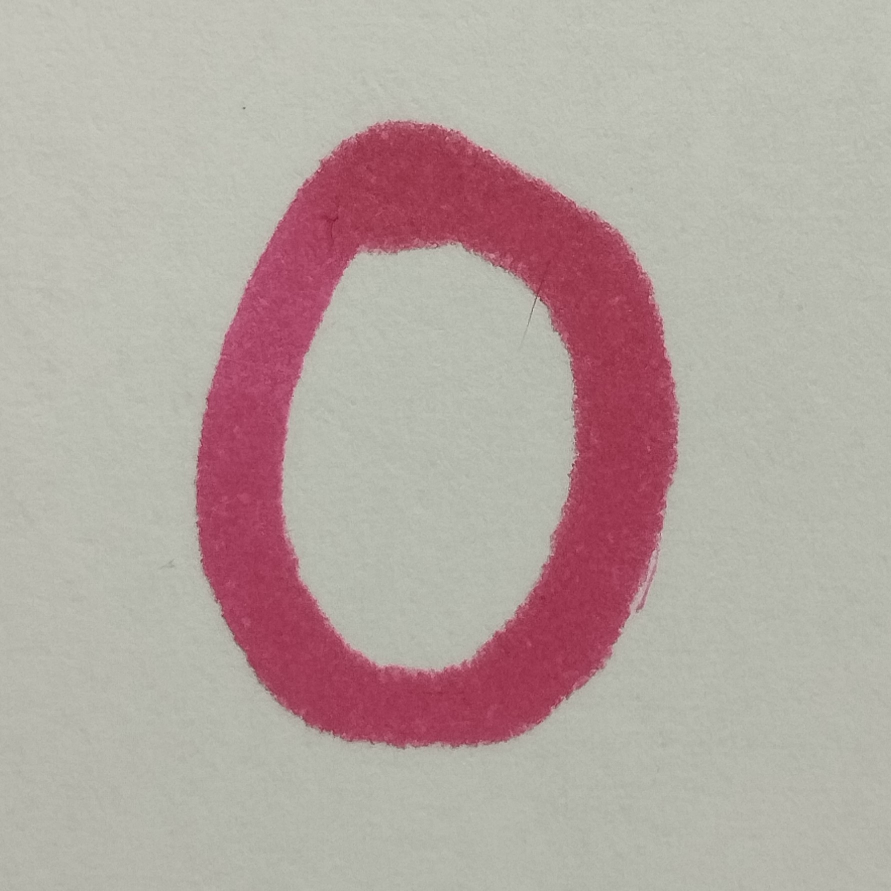
#> input picture Chapter 07. Object Recognition/images/digits/f0.jpg, 1782 x 1782 px (shown at 1/2 size); its folder holds only this picture in this run
$ jupyter execute --allow-errors '7.3 Binomial distribution Naive Bayes Classifier.ipynb'
#> lines starting #> are read from the running program, lines starting #| are printed output that depends on the picture; after the words box and inside, x2 and y2 are one past the last pixel; in counts of white or black regions, pixels touching at a corner belong together
### **<span style="color:red"><b><i>CUADERNO VOLUNTARIO: He realizado todo el cuaderno 7.3, incluido el Assignment 3 (extra)</i></b></span>**

# 7.3 Naive Bayes Classifier based on the Binomial distribution

In the previous notebook we built discriminant functions that carried out a Maximum Log-Likelihood Estimation (MLE). Said functions were defined as $d_k(x) = ln\ p(\mathbf{x}|C_k)$, where the vector of features $\mathbf{x}$ followed a normal distribution. In this notebook we are going to explore the case in $\mathbf{x}$ follows a **a binomial distribuion**, where the features in $\mathbf{x}$ are either $0$ or $1$ (Bernoulli trial).

Recall that we are assuming again the **naive** Bayes classifier model, so features are considered **independent**:

$$P(x_i \cap x_j) = P(x_i)p(x_j) \; \forall i,j$$

In this notebook we will learn how a naive Bayes classifier can be trained (section 7.3.1) and tested (section 7.3.2) using binomial features.

## Problem contex - Digit recognition

Digit recognition systems aim to recognize the digits appearing in different sources like emails, bank cheques, papers, images, etc. They have many real-world applications as diverse as online handwriting recognition on papers, computers, or tablets, the recognition of license plate numbers in vehicles, the processing of bank cheques' amounts, etc.

For completing the plate detector and recognition system in which we worked on in previous chapters, we are going to learn how to construct a digit recognition system using a naive Bayes classifier based on the binomial distribution. This system could be generalized to recognize any possible character appearing in the place.

For this problem we need a set of digit images that will be used as training dataset for our classifier. For this application we would need to classify both digits and letters, however, to simplify this, we are going to use only digit images. In this way, the problem is reduced to 10 possible classes. You can find the provided images in `./images/train_binary/imagen{0-9}_{1-500}.png`, having 500 images for each digit.

*Note that the provided images contain handwritten digits instead of plate ones, but the training and working principles are the same.*

[cell 1]
import numpy as np
import cv2
import matplotlib.pyplot as plt
import matplotlib
matplotlib.rcParams['figure.figsize'] = (16.0, 8.0)

images_path = './images/'

### 7.3.1 Training a naive Bayes classifier (binomial distribution)

We will follow the same procedure as in the previous notebook, but adapted to the binomial distribution. First, we need to remember how the discriminant function of a Bayesian classifier is created:$\\[10pt]$

$$
\begin{eqnarray}
&d_k(x) &= P(C_k|\mathbf{x}) = \frac{p(\mathbf{x}|C_k)P(C_k)}{P(\mathbf{x})}
\\
\xrightarrow{P(\mathbf{x})\text{ is a constant value }\forall k} \hspace{0.2cm}&d_k(x) &= p(\mathbf{x}|C_k)P(C_k)\\[7pt]
\xrightarrow{ln \text{ doesn't alter maximum }} \hspace{0.2cm} &d_k(x) &= lnp(\mathbf{x}|C_k) + lnP(C_k)\\[7pt]
\xrightarrow{\text{If } P(C_k) = P(C_j)\; \forall \ j,k }\hspace{0.2cm} &d_k(x) &= lnp(\mathbf{x}|C_k)
\end{eqnarray}
\\[8pt]$$

In the context of our digit recognition problem, we are going to deal with images with $28x28$ pixels, where each pixel is a feature that can take the value $0$ (black pixel) or $1$ (white pixel).These images are rearranged as vectors with $28x28=784$ features:

$$\mathbf{x} = [x_1 \; x_2 \; \ldots \; x_f \; \ldots \; x_{784}]$$

This way, each image could be interpreted as a point in space with 784 dimensions. Fascinating!

Thus, considering the binomial distribution, the probability that a pixel $x_f$ belongs to a class $C_i$ is modeled as:

$$p(x_f|C_i) = (p_f^i)^{x_f} *  (1 - p_f^i)^{(1 - x_f)}$$

Being:

- $p_f^i$ the probability that $x_f = 1$ if $\mathbf{x} \in C_i$, and
- $1-p_f^i$ the probability that $x_f = 0$ if $\mathbf{x} \in C_i$.

Again, we are assuming independence among features (we are building a **naive Bayes classifier**), so the probability $p(\mathbf{x}|C_i)$ can be expressed as the multiplication of each individual probability $p(x_f|C_i)$, that is:$\\[5pt]$

$$p(\mathbf{x}|C_i) = \Pi_{f=1}^n p(x_f|C_i) = \Pi_{f=1}^n (p_f^i)^{x_f}*(1 - p_f^i)^{(1 - x_f)}$$

Applying logarithms:$\\[7pt]$

$$ln\ p(\mathbf{x}|C_i) = \Sigma_{f=1}^n [x_f \cdot ln(p_f^i) + (1- x_f) \cdot ln\ (1-p_f^i)] =
\\
=
\Sigma_{f=1}^n x_f \cdot ln\ \frac{p_f^i}{1-p_f^i} + \Sigma_{f=1}^n ln\ (1-p_f^i)$$

Finally, for obtaining **the discriminant function** for a category $C_i$, we have to also consider the prior probability:

$$d_i(x) = ln \ p(\mathbf{x}|C_i) + ln \ P(C_i) = \underbrace{ln \ P(C_i) + \Sigma_{f=1}^n ln\ (1-p_f^i)}_{w_{n+1}^i} + \Sigma_{f=1}^n x_f \cdot \underbrace{ln\ \frac{p_f^i}{1-p_f^i}}_{w_f^i}$$

As we can see, **the function is lineal** (and ideal!).

**Implementation detail:** it is recommended to avoid values of 0 or 1 for $p_f^i$ since numerical problems may appear. Instead, take values close to 0 or 1. We will see this in a later assignment.

### **<span style="color:green"><b><i>ASSIGNMENT 1a: Setting up the data</i></b></span>**

The first step for training the classifier is preparing the data (this is often called the preprocessing step). In the context of our problem, this is done by vectorizing each image.

**Our task** is to construct a matrix containing all the images' data, which can be found at: `./images/train_binary/imagen{0-9}_{1-500}.png`. This matrix will have 3 dimensions: $(n\_pixels, n\_images, n\_classes)$. Thus, each column of the matrix (second dimension) would contain a vectorized version of its corresponding image, having `n_images` in total. The third dimension indexes the different classes, having this problem a total of 10 (digits from 0 to 9).

The image below illustrates the vectorization process of an image:

In this way, **you have to** read all the images (there are 500 for each digit) and obtain the mentioned matrix storing all the data. Notice that the provided images are grayscale, so you will have to **binarize** them first using OpenCV, thus they can be used to build a binomial distribution.

[cell 2]
## Training

# Initialize matrix
r,c = 28,28
dataset = np.zeros((r*c,500,10))

# For each class
#> (the rest of this cell did not finish here and is left out)

### **<span style="color:green"><b><i>ASSIGNMENT 1b: Computing probabilities</i></b></span>**

After the preprocessing step, we will compute the different $p_f^i$ modeling the probability that $x_f = 1$ if $\mathbf{x} \in C_i$. These probabilities will allow us to compute the weights in a later step. Recall how the decision functions are built:

$$d_i(x) = ln \ p(\mathbf{x}/C_i) + ln \ P(C_i) = \underbrace{ln \ P(C_i) + \Sigma_{f=1}^n ln\ (1-p_f^i)}_{w_{n+1}^i} + \Sigma_{f=1}^n x_f \cdot \underbrace{ln\ \frac{p_f^i}{1-p_f^i}}_{w_f^i}$$

Luckily, considering a binomial distribution, computing these probabilities is straightforward. We just have to count the number of times that each pixel (feature $x_f$) takes the value `1` in each class, and divide it by the number of images used ($N$):

$$p_{f}^i = \frac{1}{N}\Sigma_{k=1}^{N}x_{f,k}^{i}$$$\\[3pt]$

Regarding our problem:
- $N=500$ as we have $500$ images for each class.
- The range of the index of features $f$ is $[0-783]$ as images have $28x28=784$ pixels.

The following image illustrates the process of computing these probabilities:

$\\[2pt]$

**What to do?**
1. Construct a 2D matrix **containing all the probabilities** ($matrix[f,i] = p_f^i$).
2. Then, we are going to visualize the **prototype images**, also called **heatmaps**. There is a heatmap for each digit. In these images, the value of a pixel represent its probability of being `1` (black on a white paper sheet). For doing that, we have to **unvectorize the probabilities** in the matrix (2D $\rightarrow$ 3D) and **plot the heatmaps**. This is also a good way to check if we are doing well.

You should obtain something similar to this:

*Tip: try to use [`np.sum()`](https://numpy.org/doc/stable/reference/generated/numpy.sum.html) for computing the probaiblities in order to avoid loops, which are usually slower (check the `axis` argument).* ***You can compute probabilities in just one code line!***

[cell 3]
# Compute probabilities
probabilities = np.sum(dataset, axis=1)/500

# Reshape to obtain heatmaps
heatmaps = probabilities.reshape(r,c,10)

# Plot heatmaps
for i in range(2):
    for j in range(5):
        plt.subplot(2,5, i*5+(j+1))
        plt.title("Number " + str(i*5+j) + " probabilities")
        plt.imshow(heatmaps[:,:,i*5+j])
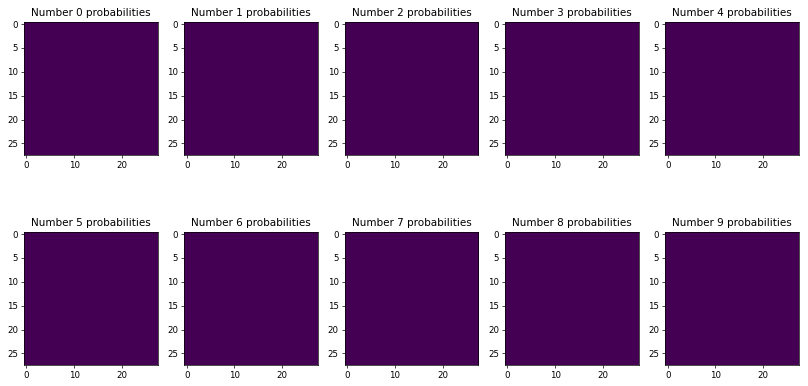
#> figure drawn by matplotlib, 10 panels
#> further down, color_image is the input picture: shape (1782, 1782, 3); mean B, G, R 160.9, 165.8, 180.9
#> `image = cv2.cvtColor(color_image, cv2.COLOR_RGB2GRAY)`:
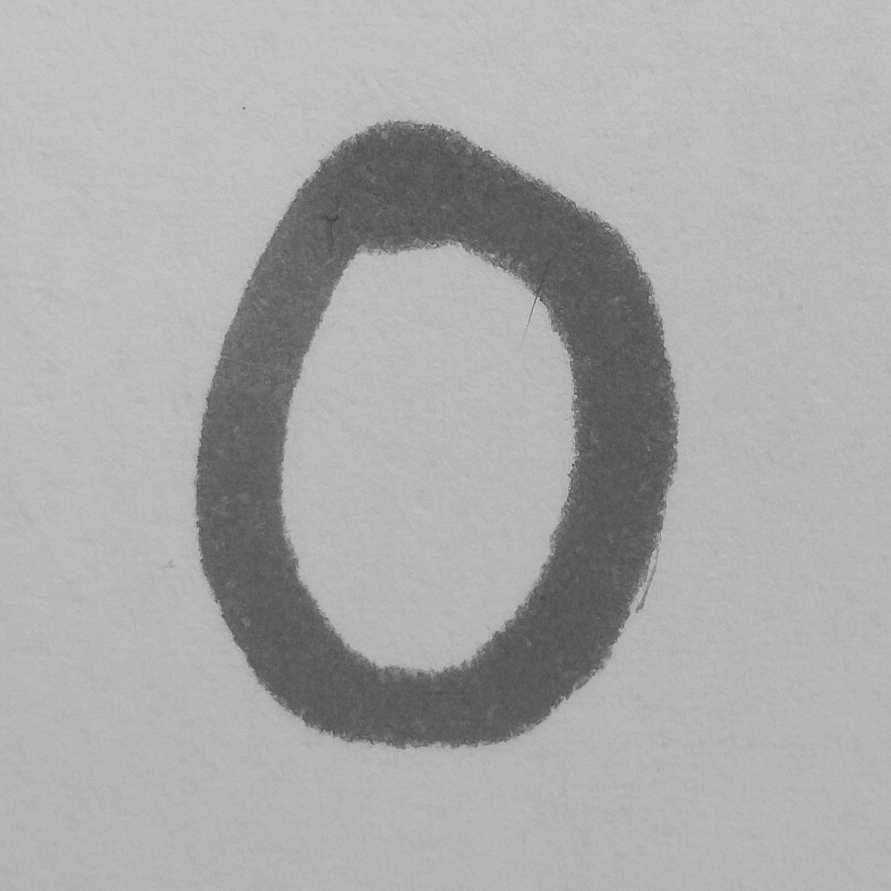
#> image: shape (1782, 1782) (shown at 1/2 size); min 54, max 213, mean 169.7
#> `image = cv2.resize(image, (r, c))`:
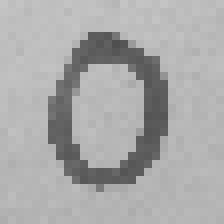
#> image: shape (28, 28) (shown 8 times larger); min 79, max 197, mean 169.8
#> `_, binarized = cv2.threshold(image, 130, 1, cv2.THRESH_BINARY_INV)`:
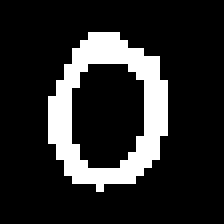
#> binarized: shape (28, 28) (shown 8 times larger); values 0 (black) and 1 (white), 16.3% white in thin lines or dots, all inside (x1, y1, x2, y2) = (6, 4, 21, 24)
#> `vector_binarized = binarized.reshape((-1, 1))`: vector_binarized = 784 values, max 1 at index 123, min 0 at index 0, mean 0.163
#> `vector_binarized = np.append(vector_binarized, [1])`: vector_binarized = 785 values, max 1 at index 123, min 0 at index 0, mean 0.164

### **<span style="color:green"><b><i>ASSIGNMENT 1c: Computing weights</i></b></span>**

Once we have retrieved the probabilities $p_f^i$, we are ready to obtain **the weights** that define the discriminant function for each class. This is the last training step! Recall that these weights are defined as:

$$
\begin{eqnarray}
w_f^i &=& ln\ \frac{p_f^i}{1-p_f^i}\\[5pt]
w_{n+1}^i &=& ln\ P(C_i) + \Sigma_{f=1}^n ln(1- p_f^i)
\end{eqnarray}
$$

Being:
- $i$: one of the 10 possible classes, and
- $f$: a feature in the range $[0,\dots,783]$.

**What to do?** Construct a 2D matrix containing the weights of the classifier. Consider the following:

- Since we can't neither divide by 0 nor compute the logarithm of 0, during the weights computation, **0 and 1 probabilities should be replaced by close numbers** (e.g. 0.0001 and 0.9999). This can be done using [`np.where()`](https://numpy.org/doc/1.18/reference/generated/numpy.where.html).
- As we don't have any prior information about the occurences of each class, the prior probability $P(C_i)$ should be $1/n\_classes$ for each class $i$.

*Hint: For applying the natural logarithm to all the elements of a matrix, you can use [`np.log()`](https://numpy.org/doc/1.18/reference/generated/numpy.log.html?highlight=log#numpy.log).*

[cell 4]
## Weight calculation

# Replace 0 and 1 values
probabilities = np.where(probabilities==0, 0.001, probabilities)
probabilities = np.where(probabilities==1, 0.999, probabilities)

# Initialize matrix
weights = np.zeros((r*c+1,10))

# Compute weights
weights[:-1,:] = np.log(probabilities/(1-probabilities))
weights[-1,:] = np.log(0.1) + np.sum(np.log(1-probabilities),axis=0)

### 7.3.2 Testing the classifier

In the last step we retrieved the weights $w_{n+1}^i$ and $w_f^i$, so now we have all the building blocks needed to design the discriminant function of each class $d_i(x) \; (i=0,1,\ldots,9)$. These decision functions permit us to evaluate a new vector $\mathbf{x}$ corresponding to a new vectorized image and retrieve its most probable category:

$$d_i(\mathbf{x}) = w_{n+1}^i + \Sigma_{f=0}^{783}w_f^i \cdot x_f \quad i = 0,\ldots, 9$$

In this way, each discriminant function, after evaluating the vector of features, will return a number. As we are estimating the **maximum log-likelihood**, the assigned class will be the one corresponding to the discriminant function returning the highest value.

### **<span style="color:green"><b><i>ASSIGNMENT 2</i></b></span>**

For this exercise, it is provided a `numPy` matrix called `digitos.npy`, which is located at `./test_binary/`. It is a 1D matrix with 50 elements containing the ground truth information of 50 images, `./test_binary/timage{1-50}`. That is, the matrix codifies the digit, from 0 to 9, that each image contains.

**Your task** is to classify those 50 images and check if the output of your classifier matches with the actual class, as provided in `digitos.npy`. In this way, we can estimate how good is our classifier.

*Note: If you trained your classifier with the provided images, you should expect 41/50 hits, or a 82% of accuracy.*

#> (a cell that did not finish here is left out)

### **<span style="color:green"><b><i>EXTRA: ASSIGNMENT 3</i></b></span>**

Do you dare to try your brand new classifier with your own images? Brilliant! For that:

1. Write a digit in a paper and make a photo with your phone. The following image shows an example (you can try with different numbers, of course!).$\\[5pt]$
$\\[5pt]$
2. Then, segment the region of interest (crop the digit, see the left image in the figure below).
3. Resize the image to $28\times28$ pixels (this is the input image size of our classifier). You can use [`cv2.resize()`](https://docs.opencv.org/4.2.0/da/d54/group__imgproc__transform.html#ga47a974309e9102f5f08231edc7e7529d)for that.
4. Finally, binarize (see the right image in the figure below) and vectorize the image.

5. Follow the steps done in *assignment 2* to classify the image and show the results!

[cell 6]
# Testing with our own images
correctas = 0
cant_imagenes = 10

#> (the rest of this cell did not finish here and is left out)
